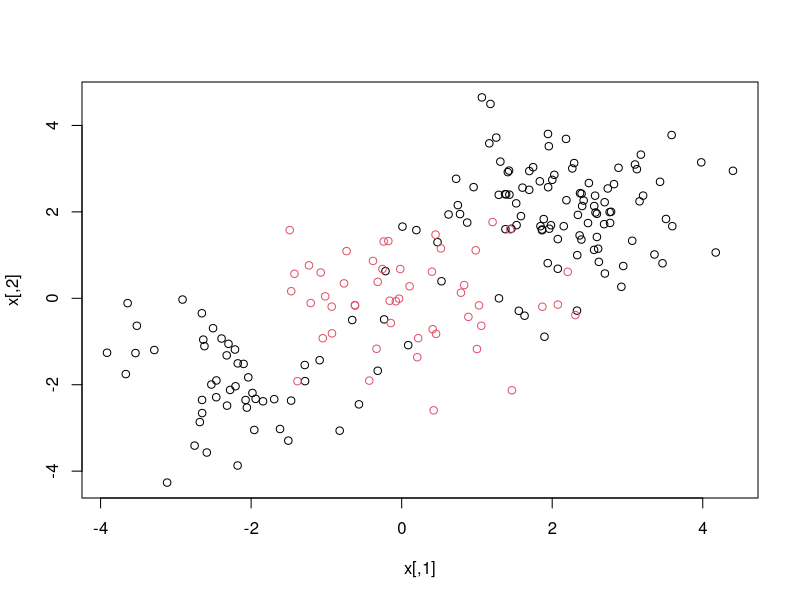
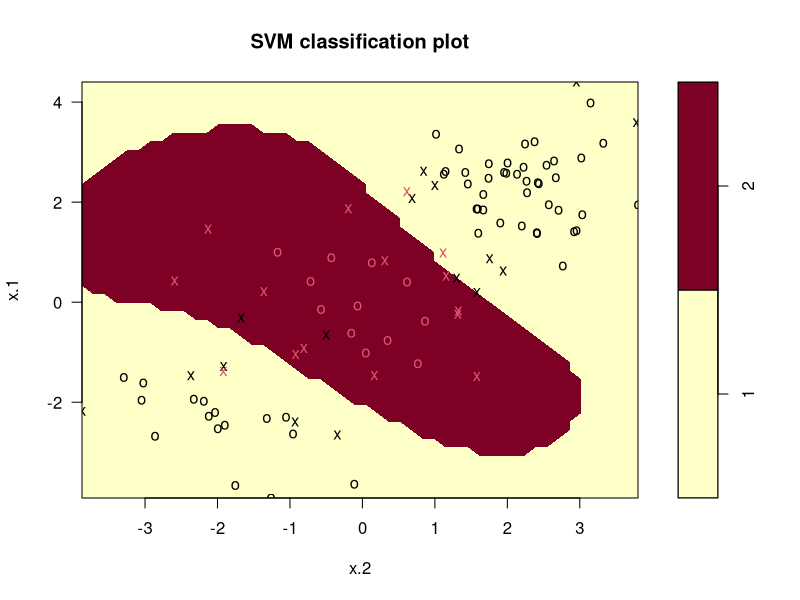
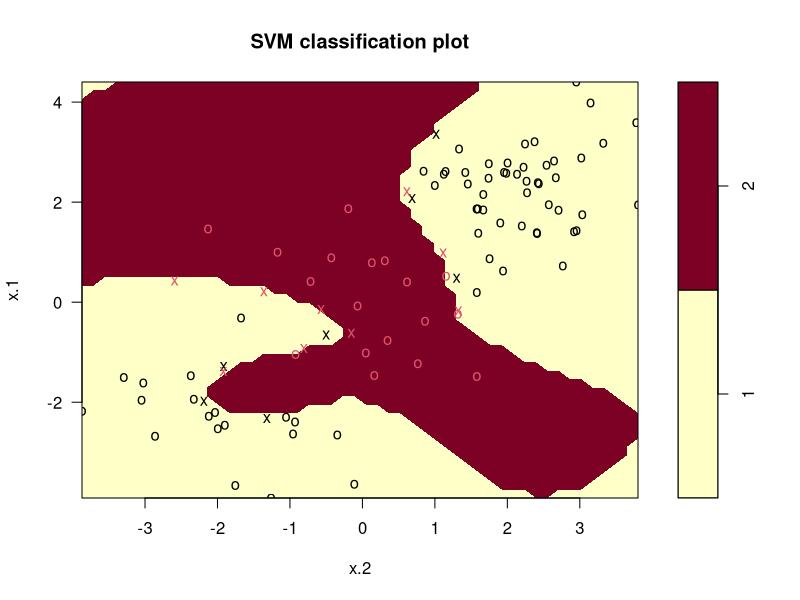
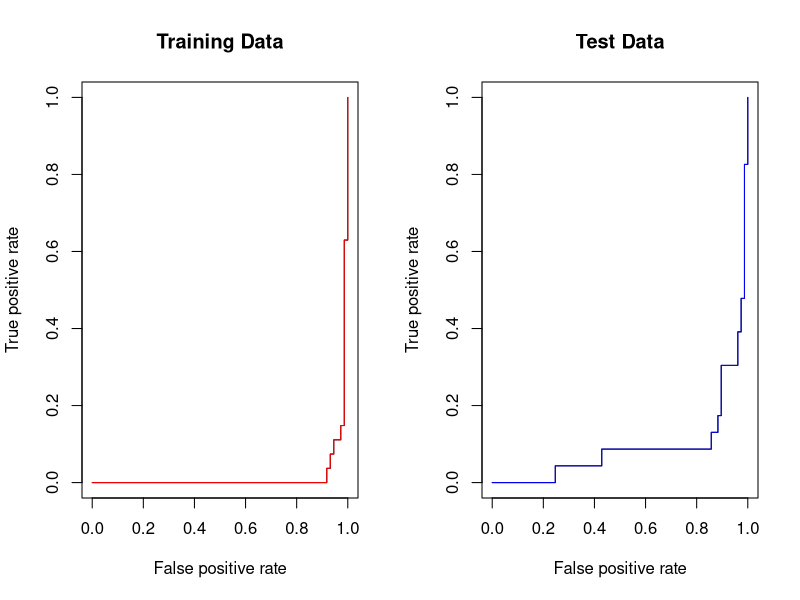
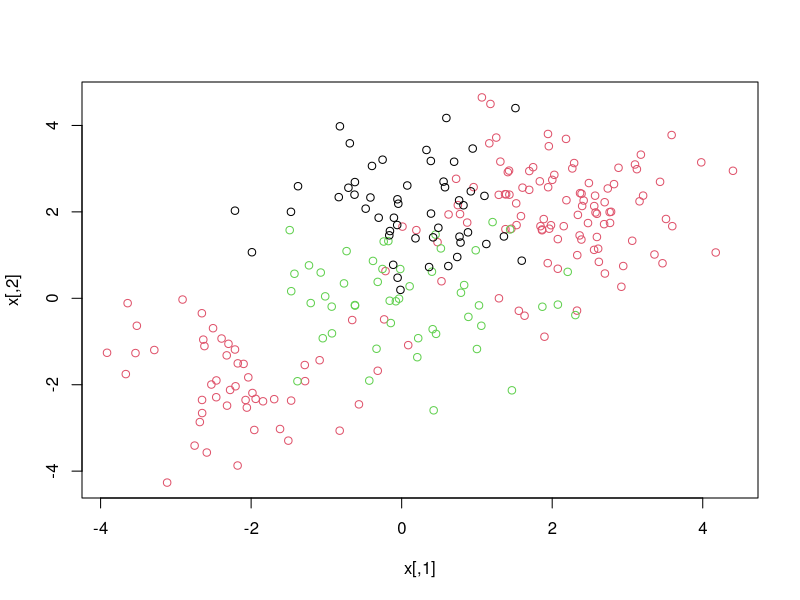
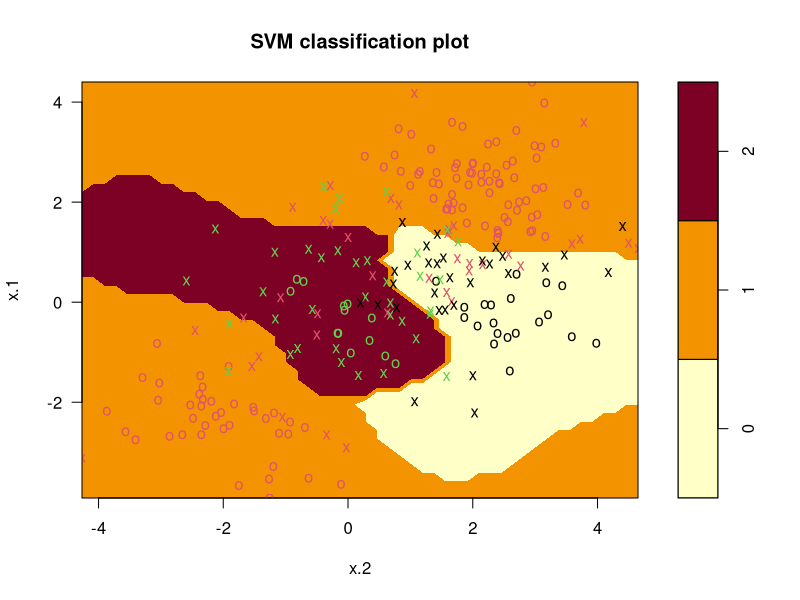

Generate these figures, in order, with R:
## ---- chunk 1
setwd("/Users/lalo/CodingComplication/DataScienceProjects/Statistical_Learning_In_R/Support_Vector_Machines")
library(e1071)
library(ROCR)
## ---- chunk 2
set.seed(1)
x=matrix(rnorm(200*2), ncol=2)
x[1:100,]=x[1:100,]+2
x[101:150,]=x[101:150,]-2
y=c(rep(1,150), rep(2,50))
svm_data = data.frame(x=x, y=as.factor(y))
plot(x, col=y)
## ---- chunk 3
train = sample(200, 100)
svmfit = svm(y~., data=svm_data[train, ], kernel="radial", gamma=1, cost=1)
plot(svmfit, svm_data[train,])
## ---- chunk 4
summary(svmfit)
svmfit2 = svm(y~., data=svm_data[train, ], kernel="radial", gamma=1, cost=1e5)
plot(svmfit2,  svm_data[train,])
#Cross validation
set.seed(1)
tune.out = tune(svm, y~., data = svm_data[train, ], kernerl="radical", ranges = list(cost=c(0.1, 1, 10, 100, 100), gamma=c(0.5, 1, 2, 3, 4)))
summary(tune.out)
table(true=svm_data[train, "y"], pred=predict(tune.out$best.model, newdata = svm_data[-train,]))
## ---- chunk 5
rocplot = function(pred, truth, ...){
  predob = prediction(pred,truth)
  perf = performance(predob, "tpr", "fpr")
  plot(perf,...)
}
## ---- chunk 6
cat('\014')
svmfit.opt = svm(y~., data = svm_data[train, ], kernel="radial", gamma=2, cost=1, decision.values=T)
fitted=attributes(predict(svmfit.opt, svm_data[train, ], decision.values=TRUE))$decision.values
par(mfrow=c(1,2))
rocplot(fitted, svm_data[train, "y"], main="Training Data")
svm.fit.flex = svm(y~., data = svm_data[train,], kernel="radial", gamma=50, cost=1, decision.values=T)
new.fitted = attributes(predict(svm.fit.flex, svm_data[train,], decision.values=T))$decision.values
rocplot(fitted, svm_data[train, "y"], add=T, col="red")
fitted=attributes(predict(svmfit.opt, svm_data[-train,], decision.values = T))$decision.values
rocplot(fitted, svm_data[-train, "y"], main="Test Data")
rocplot(fitted, svm_data[-train, "y"], add=T, col="blue")
## ---- chunk 7
set.seed(1)
x=rbind(x, matrix(rnorm(50*2), ncol=2))
y=c(y, rep(0,50))
x[y==0, 2]= x[y==0,2]+2
final_data = data.frame(x=x, y=as.factor(y))
par(mfrow=c(1,1))
plot(x, col=(y+1))
svmfit3 = svm(y~., data = final_data, kernel="radial", cost=10, gamma=1)
plot(svmfit3, final_data)
